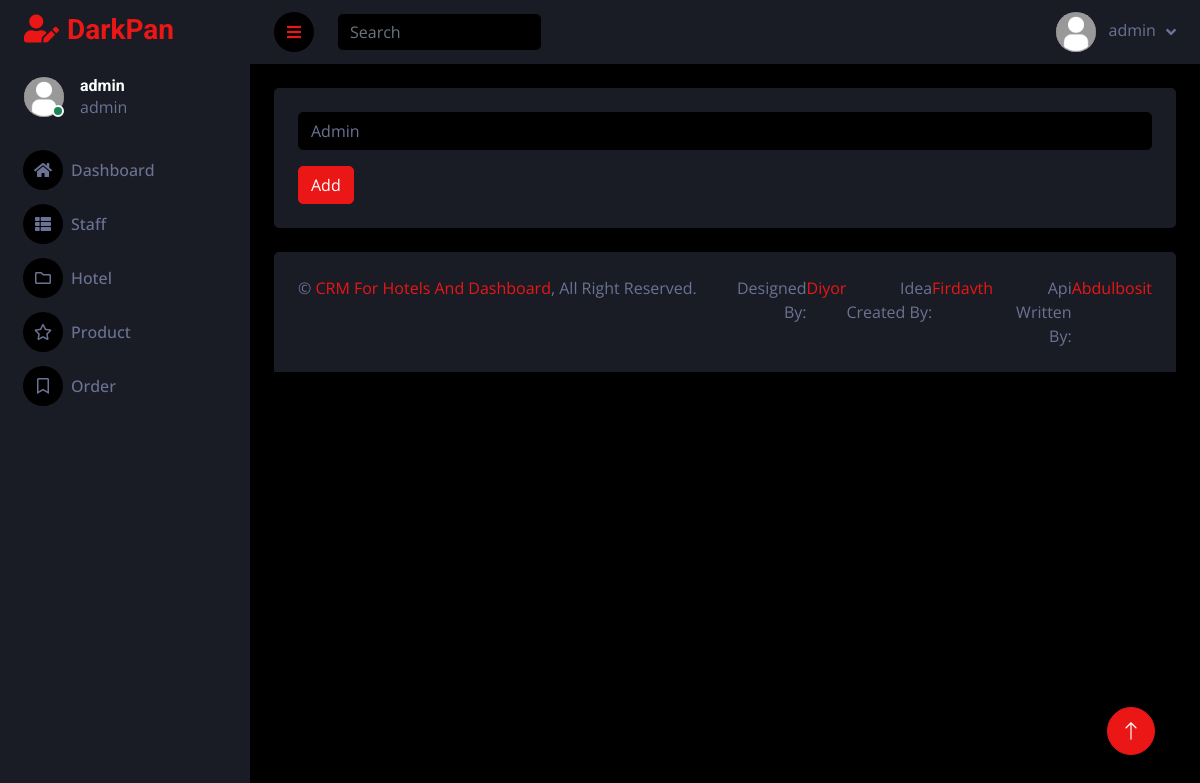
Page /role/update/2/ (signed in) on the committed database.
### main/models.py (models this page shows)
class User(AbstractUser):
    status = models.IntegerField(default=3, choices=(
        (1, 'admin'),
        (2, 'staff'),
        (3, 'user'),
    ))
    phone = models.IntegerField(null=True, blank=True)
    passport = models.CharField(max_length=210, null=True, blank=True)

class Role(models.Model):
    name = models.CharField(max_length=210)

### main/views.py (the view)
# urls.py: path('role/update/<int:pk>/', update_role, name='update-role'),
@login_required(login_url='login')
def update_role(request, pk):
    try:
        rl = Role.objects.get(id=pk)
        if request.method == 'POST':
            name = request.POST.get('name')
            rl.name = name
            rl.save()
            return redirect('role')
        context = {
            'role': rl
        }
        return render(request, 'update-role.html', context)
    except Exception as err:
        return err

### templates/update-role.html (shortened to what this page needs)
{% extends "base.html" %}
{% load static %}
{% block content %}
    <div class="container-fluid pt-4 px-4">
        <div class="row g-4">
            <div class="col-sm-12 col-xl-12">
                <div class="bg-secondary rounded h-100 p-4">
                    <form action="{% url 'update-role' role.id %}" method="post">
                        <div class="col-12 mb-3">
                            <input type="text" name="name" value="{{ role.name }}" class="form-control" placeholder="Role" required>
                        </div>
                        <button type="submit" class="btn btn-primary">Add</button>
                    </form>
                </div>
            </div>
        </div>
    </div>
{% endblock %}

### templates/base.html (shortened to what this page needs)
{% load static %}
<!DOCTYPE html>
<html lang="en">
<head>
    <link href="https://cdnjs.cloudflare.com/ajax/libs/font-awesome/5.10.0/css/all.min.css" rel="stylesheet">
    <link href="https://cdn.jsdelivr.net/npm/bootstrap-icons@1.4.1/font/bootstrap-icons.css" rel="stylesheet">
    <link href="{% static 'lib/owlcarousel/assets/owl.carousel.min.css' %}" rel="stylesheet">
    <link href="{% static 'lib/tempusdominus/css/tempusdominus-bootstrap-4.min.css' %}" rel="stylesheet" />
    <link href="{% static 'css/bootstrap.min.css' %}" rel="stylesheet">
    <link href="{% static 'css/style.css' %}" rel="stylesheet">
</head>
<body>
    <div class="container-fluid position-relative d-flex p-0">
        <div class="sidebar pe-4 pb-3">
            <nav class="navbar bg-secondary navbar-dark">
                <a href="{% url 'dashboard' %}" class="navbar-brand mx-4 mb-3">
                    <h3 class="text-primary"><i class="fa fa-user-edit me-2"></i>DarkPan</h3>
                </a>
                <div class="d-flex align-items-center ms-4 mb-4">
                    <div class="position-relative">
                        <img class="rounded-circle" src="{% static 'img/user.png' %}" alt="" style="width: 40px; height: 40px;">
                        <div class="bg-success rounded-circle border border-2 border-white position-absolute end-0 bottom-0 p-1"></div>
                    </div>
                    <div class="ms-3">
                        <h6 class="mb-0">{{ user }}</h6>
                        <span>{{ user.get_status_display }}</span>
                    </div>
                </div>
                <div class="navbar-nav w-100">
                    {% if request.path == '/dashboard/' %}
                        <a href="{% url 'dashboard' %}" class="nav-item nav-link active"><i class="fa fa-home me-2"></i>Dashboard</a>
                    {% else %}
                        <a href="{% url 'dashboard' %}" class="nav-item nav-link"><i class="fa fa-home me-2"></i>Dashboard</a>
                    {% endif %}
                    <div class="nav-item dropdown">
                        {% if request.path == '/role/' %}
                            <a href="#" class="nav-link active" data-bs-toggle="dropdown"><i class="fa fa-th-list me-2"></i>Staff</a>
                            <div class="dropdown-menu bg-transparent border-0">
                                <a href="{% url 'role' %}" class="dropdown-item ml">Role For Staff</a>
                                <a href="{% url 'users' %}" class="dropdown-item ml">Users For Staff</a>
                                <a href="{% url 'staff' %}" class="dropdown-item ml">Staff</a>
                            </div>
                        {% else %}
                            <a href="#" class="nav-link" data-bs-toggle="dropdown"><i class="fa fa-th-list me-2"></i>Staff</a>
                        {% endif %}
                    </div>
                    <div class="nav-item dropdown">
                        {% if request.path == '/rooms/image/' %}
                            <a href="#" class="nav-link active" data-bs-toggle="dropdown"><i class="far fa-folder me-2"></i>Hotel</a>
                            <div class="dropdown-menu bg-transparent border-0 ml">
                                <a href="{% url 'category' %}" class="dropdown-item">Room Category</a>
                                <a href="{% url 'image' %}" class="dropdown-item">Room Image</a>
                                <a href="{% url 'room' %}" class="dropdown-item">Room</a>
                                <a href="{% url 'des' %}" class="dropdown-item">About Room</a>
                                <a href="{% url 'ads' %}" class="dropdown-item">Advertisers</a>
                                <a href="{% url 'hotel-image' %}" class="dropdown-item">Hotel Image</a>
                                <a href="{% url 'hotel' %}" class="dropdown-item">Hotel</a>
                            </div>
                        {% else %}
                            <a href="#" class="nav-link" data-bs-toggle="dropdown"><i class="far fa-folder me-2"></i>Hotel</a>
                        {% endif %}
                    </div>
                    <div class="nav-item dropdown">
                        {% if request.path == '/food/'%}
                            <a href="#" class="nav-link active" data-bs-toggle="dropdown"><i class="far fa-star me-2"></i>Product</a>
                            <div class="dropdown-menu bg-transparent border-0 ml">
                                <a href="{% url 'food' %}" class="dropdown-item">Food</a>
                                <a href="{% url 'menu' %}" class="dropdown-item">Menu</a>
                            </div>
                        {% elif request.path == '/menu/' %}
                            <a href="#" class="nav-link active" data-bs-toggle="dropdown"><i class="far fa-star me-2"></i>Product</a>
                            <div class="dropdown-menu bg-transparent border-0 ml">
                                <a href="{% url 'food' %}" class="dropdown-item">Food</a>
                                <a href="{% url 'menu' %}" class="dropdown-item">Menu</a>
                            </div>
                        {% else %}
                            <a href="#" class="nav-link" data-bs-toggle="dropdown"><i class="far fa-star me-2"></i>Product</a>
                        {% endif %}
                    </div>
                    <div class="nav-item dropdown">
                        {% if request.path == '/order/' %}
                            <a href="{% url 'order' %}" class="nav-link active" data-bs-toggle="dropdown"><i class="far fa-bookmark me-2"></i>Order</a>
                        {% else %}
                            <a href="{% url 'order' %}" class="nav-link" data-bs-toggle="dropdown"><i class="far fa-bookmark me-2"></i>Order</a>
                        {% endif %}
                    </div>
                </div>
            </nav>
        </div>
        <div class="content">
            <nav class="navbar navbar-expand bg-secondary navbar-dark sticky-top px-4 py-0">
                <a href="#" class="sidebar-toggler flex-shrink-0">
                    <i class="fa fa-bars"></i>
                </a>
                <form class="d-none d-md-flex ms-4">
                    <input class="form-control bg-dark border-0" type="search" placeholder="Search">
                </form>
                <div class="navbar-nav align-items-center ms-auto">
                    <div class="nav-item dropdown">
                        <a href="#" class="nav-link dropdown-toggle" data-bs-toggle="dropdown">
                            <img class="rounded-circle me-lg-2" src="{% static 'img/user.png' %}" alt="" style="width: 40px; height: 40px;">
                            <span class="d-none d-lg-inline-flex">{{ user }}</span>
                        </a>
                    </div>
                </div>
            </nav>
        {% block content %}
        {% endblock content %}
            <div class="container-fluid pt-4 px-4">
                <div class="bg-secondary rounded-top p-4">
                    <div class="row">
                        <div class="col-12 col-sm-6 text-center text-sm-start">
                            &copy; <a href="{% url 'dashboard' %}">CRM For Hotels And Dashboard</a>, All Right Reserved.
                        </div>
                        <div class="col-12 col-sm-6 text-center text-sm-end df">
                            Designed By:  <a href="mailto:dbdmjkf@gmail.com">Diyor</a>
                            &emsp;Idea Created By: <a href="#">Firdavth</a>
                            &emsp;Api Written By: <a href="#">Abdulbosit</a>
                        </div>
                    </div>
                </div>
            </div>
        </div>
        <a href="#" class="btn btn-lg btn-primary btn-lg-square back-to-top"><i class="bi bi-arrow-up"></i></a>
    </div>
</body>
</html>

### static/css/style.css (style rules this page uses)
:root { --primary: #EB1616; --secondary: #191C24; --light: #6C7293; --dark: #000000; }
.back-to-top { position: fixed; display: none; right: 45px; bottom: 45px; z-index: 99; }
.btn { transition: .5s; }
.btn-lg-square { width: 48px; height: 48px; }
.btn-square, .btn-sm-square, .btn-lg-square { padding: 0; display: inline-flex; align-items: center; justify-content: center; font-weight: normal; border-radius: 50px; }
.sidebar { position: fixed; top: 0; left: 0; bottom: 0; width: 250px; height: 100vh; overflow-y: auto; background: var(--secondary); transition: 0.5s; z-index: 999; }
.content { margin-left: 250px; min-height: 100vh; background: var(--dark); transition: 0.5s; }
@media (min-width: 992px) { .sidebar { margin-left: 0; } }
@media (min-width: 992px) { .content { width: calc(100% - 250px); } }
.sidebar .navbar .navbar-nav .nav-link { padding: 7px 20px; color: var(--light); font-weight: 500; border-left: 3px solid var(--secondary); border-radius: 0 30px 30px 0; outline: none; }
.sidebar .navbar .navbar-nav .nav-link i { width: 40px; height: 40px; display: inline-flex; align-items: center; justify-content: center; background: var(--dark); border-radius: 40px; }
.content .navbar .navbar-nav .nav-link { margin-left: 25px; padding: 12px 0; color: var(--light); outline: none; }
.content .navbar .sidebar-toggler, .content .navbar .navbar-nav .nav-link i { width: 40px; height: 40px; display: inline-flex; align-items: center; justify-content: center; background: var(--dark); border-radius: 40px; }
.content .navbar .dropdown-toggle::after { margin-left: 6px; vertical-align: middle; border: none; content: "\f107"; font-family: "Font Awesome 5 Free"; font-weight: 900; transition: .5s; }
.df { display: flex; justify-content: center; }

### rows in the picture
User: username "admin", status "admin"
Role: name "Admin"
